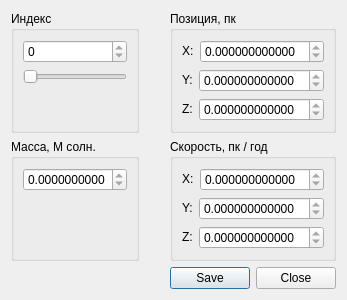
<?xml version="1.0" encoding="UTF-8"?>
<ui version="4.0">
 <class>EditBodyDialog</class>
 <widget class="QDialog" name="EditBodyDialog">
  <property name="geometry">
   <rect>
    <x>0</x>
    <y>0</y>
    <width>347</width>
    <height>280</height>
   </rect>
  </property>
  <property name="windowTitle">
   <string>Редактирование</string>
  </property>
  <property name="windowIcon">
   <iconset resource="res.qrc">
    <normaloff>:/images/edit.png</normaloff>:/images/edit.png</iconset>
  </property>
  <layout class="QGridLayout" name="gridLayout">
   <item row="0" column="0">
    <widget class="QGroupBox" name="gbIndex">
     <property name="title">
      <string>Индекс</string>
     </property>
     <layout class="QVBoxLayout" name="verticalLayout_4">
      <item>
       <widget class="QSpinBox" name="sbIndex">
        <property name="maximum">
         <number>0</number>
        </property>
       </widget>
      </item>
      <item>
       <widget class="QSlider" name="hsIndex">
        <property name="orientation">
         <enum>Qt::Horizontal</enum>
        </property>
       </widget>
      </item>
      <item>
       <spacer name="verticalSpacer_2">
        <property name="orientation">
         <enum>Qt::Vertical</enum>
        </property>
        <property name="sizeHint" stdset="0">
         <size>
          <width>20</width>
          <height>40</height>
         </size>
        </property>
       </spacer>
      </item>
     </layout>
    </widget>
   </item>
   <item row="0" column="2">
    <widget class="QGroupBox" name="gbPosition">
     <property name="title">
      <string>Позиция, пк</string>
     </property>
     <layout class="QVBoxLayout" name="verticalLayout_2">
      <item>
       <layout class="QHBoxLayout" name="horizontalLayout_4">
        <item>
         <widget class="QLabel" name="lblPositionX">
          <property name="sizePolicy">
           <sizepolicy hsizetype="Fixed" vsizetype="Fixed">
            <horstretch>0</horstretch>
            <verstretch>0</verstretch>
           </sizepolicy>
          </property>
          <property name="text">
           <string>X:</string>
          </property>
         </widget>
        </item>
        <item>
         <widget class="QDoubleSpinBox" name="dsbPositionX">
          <property name="decimals">
           <number>12</number>
          </property>
          <property name="maximum">
           <double>0.000000000000000</double>
          </property>
         </widget>
        </item>
       </layout>
      </item>
      <item>
       <layout class="QHBoxLayout" name="horizontalLayout_5">
        <item>
         <widget class="QLabel" name="lblPositionY">
          <property name="sizePolicy">
           <sizepolicy hsizetype="Fixed" vsizetype="Fixed">
            <horstretch>0</horstretch>
            <verstretch>0</verstretch>
           </sizepolicy>
          </property>
          <property name="text">
           <string>Y:</string>
          </property>
         </widget>
        </item>
        <item>
         <widget class="QDoubleSpinBox" name="dsbPositionY">
          <property name="decimals">
           <number>12</number>
          </property>
          <property name="maximum">
           <double>0.000000000000000</double>
          </property>
         </widget>
        </item>
       </layout>
      </item>
      <item>
       <layout class="QHBoxLayout" name="horizontalLayout_6">
        <item>
         <widget class="QLabel" name="lblPositionZ">
          <property name="sizePolicy">
           <sizepolicy hsizetype="Fixed" vsizetype="Fixed">
            <horstretch>0</horstretch>
            <verstretch>0</verstretch>
           </sizepolicy>
          </property>
          <property name="text">
           <string>Z:</string>
          </property>
         </widget>
        </item>
        <item>
         <widget class="QDoubleSpinBox" name="dsbPositionZ">
          <property name="decimals">
           <number>12</number>
          </property>
          <property name="maximum">
           <double>0.000000000000000</double>
          </property>
         </widget>
        </item>
       </layout>
      </item>
     </layout>
    </widget>
   </item>
   <item row="1" column="0">
    <widget class="QGroupBox" name="gbMass">
     <property name="title">
      <string>Масса, M солн.</string>
     </property>
     <layout class="QVBoxLayout" name="verticalLayout_3">
      <item>
       <widget class="QDoubleSpinBox" name="dsbMass">
        <property name="sizePolicy">
         <sizepolicy hsizetype="MinimumExpanding" vsizetype="Fixed">
          <horstretch>0</horstretch>
          <verstretch>0</verstretch>
         </sizepolicy>
        </property>
        <property name="decimals">
         <number>10</number>
        </property>
        <property name="maximum">
         <double>0.000000000000000</double>
        </property>
        <property name="singleStep">
         <double>0.100000000000000</double>
        </property>
       </widget>
      </item>
      <item>
       <spacer name="verticalSpacer">
        <property name="orientation">
         <enum>Qt::Vertical</enum>
        </property>
        <property name="sizeHint" stdset="0">
         <size>
          <width>20</width>
          <height>51</height>
         </size>
        </property>
       </spacer>
      </item>
     </layout>
    </widget>
   </item>
   <item row="1" column="2">
    <widget class="QGroupBox" name="gbSpeed">
     <property name="title">
      <string>Скорость, пк / год</string>
     </property>
     <layout class="QVBoxLayout" name="verticalLayout">
      <item>
       <layout class="QHBoxLayout" name="horizontalLayout">
        <item>
         <widget class="QLabel" name="lblVelocityX">
          <property name="sizePolicy">
           <sizepolicy hsizetype="Fixed" vsizetype="Fixed">
            <horstretch>0</horstretch>
            <verstretch>0</verstretch>
           </sizepolicy>
          </property>
          <property name="text">
           <string>X:</string>
          </property>
         </widget>
        </item>
        <item>
         <widget class="QDoubleSpinBox" name="dsbVelocityX">
          <property name="sizePolicy">
           <sizepolicy hsizetype="MinimumExpanding" vsizetype="Fixed">
            <horstretch>0</horstretch>
            <verstretch>0</verstretch>
           </sizepolicy>
          </property>
          <property name="decimals">
           <number>12</number>
          </property>
          <property name="maximum">
           <double>0.000000000000000</double>
          </property>
         </widget>
        </item>
       </layout>
      </item>
      <item>
       <layout class="QHBoxLayout" name="horizontalLayout_2">
        <item>
         <widget class="QLabel" name="lblVelocityY">
          <property name="sizePolicy">
           <sizepolicy hsizetype="Fixed" vsizetype="Fixed">
            <horstretch>0</horstretch>
            <verstretch>0</verstretch>
           </sizepolicy>
          </property>
          <property name="text">
           <string>Y:</string>
          </property>
         </widget>
        </item>
        <item>
         <widget class="QDoubleSpinBox" name="dsbVelocityY">
          <property name="sizePolicy">
           <sizepolicy hsizetype="MinimumExpanding" vsizetype="Fixed">
            <horstretch>0</horstretch>
            <verstretch>0</verstretch>
           </sizepolicy>
          </property>
          <property name="decimals">
           <number>12</number>
          </property>
          <property name="maximum">
           <double>0.000000000000000</double>
          </property>
         </widget>
        </item>
       </layout>
      </item>
      <item>
       <layout class="QHBoxLayout" name="horizontalLayout_3">
        <item>
         <widget class="QLabel" name="lblVelocityZ">
          <property name="sizePolicy">
           <sizepolicy hsizetype="Fixed" vsizetype="Fixed">
            <horstretch>0</horstretch>
            <verstretch>0</verstretch>
           </sizepolicy>
          </property>
          <property name="text">
           <string>Z:</string>
          </property>
         </widget>
        </item>
        <item>
         <widget class="QDoubleSpinBox" name="dsbVelocityZ">
          <property name="sizePolicy">
           <sizepolicy hsizetype="MinimumExpanding" vsizetype="Fixed">
            <horstretch>0</horstretch>
            <verstretch>0</verstretch>
           </sizepolicy>
          </property>
          <property name="decimals">
           <number>12</number>
          </property>
          <property name="maximum">
           <double>0.000000000000000</double>
          </property>
         </widget>
        </item>
       </layout>
      </item>
     </layout>
    </widget>
   </item>
   <item row="2" column="1">
    <spacer name="horizontalSpacer">
     <property name="orientation">
      <enum>Qt::Horizontal</enum>
     </property>
     <property name="sizeHint" stdset="0">
      <size>
       <width>3</width>
       <height>20</height>
      </size>
     </property>
    </spacer>
   </item>
   <item row="2" column="2">
    <widget class="QDialogButtonBox" name="buttonBox">
     <property name="orientation">
      <enum>Qt::Horizontal</enum>
     </property>
     <property name="standardButtons">
      <set>QDialogButtonBox::Close|QDialogButtonBox::Save</set>
     </property>
    </widget>
   </item>
  </layout>
 </widget>
 <resources>
  <include location="res.qrc"/>
 </resources>
 <connections>
  <connection>
   <sender>sbIndex</sender>
   <signal>valueChanged(int)</signal>
   <receiver>hsIndex</receiver>
   <slot>setValue(int)</slot>
   <hints>
    <hint type="sourcelabel">
     <x>29</x>
     <y>39</y>
    </hint>
    <hint type="destinationlabel">
     <x>85</x>
     <y>65</y>
    </hint>
   </hints>
  </connection>
  <connection>
   <sender>hsIndex</sender>
   <signal>valueChanged(int)</signal>
   <receiver>sbIndex</receiver>
   <slot>setValue(int)</slot>
   <hints>
    <hint type="sourcelabel">
     <x>85</x>
     <y>65</y>
    </hint>
    <hint type="destinationlabel">
     <x>29</x>
     <y>39</y>
    </hint>
   </hints>
  </connection>
 </connections>
</ui>
